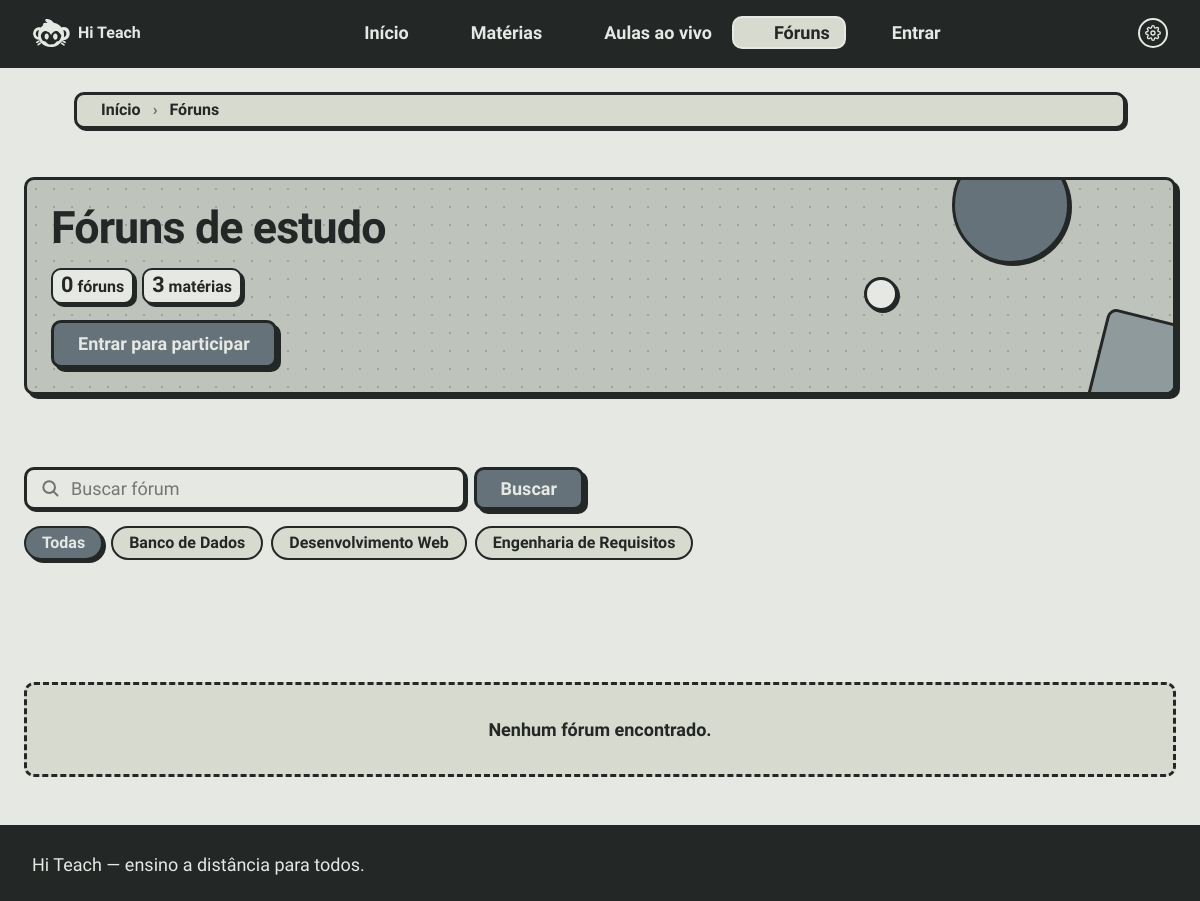
The app's page /pages/forum.php with its own data.
### tables this page shows
CREATE TABLE IF NOT EXISTS subjects (
    id INT UNSIGNED NOT NULL AUTO_INCREMENT,
    name VARCHAR(60) NOT NULL,
    description VARCHAR(250) DEFAULT NULL,
    PRIMARY KEY (id),
    UNIQUE KEY uq_subjects_name (name)
);

### config/conexao.php (called while the page is built, shortened)
<?php
function e($text)
{
    return htmlspecialchars((string) $text, ENT_QUOTES, 'UTF-8');
}
$user = null;

### includes/forum-rules.php (called while the page is built, shortened)
<?php
function forumCleanTitle(string $text): string
{
    return trim(preg_replace('/\s+/u', ' ', $text) ?? $text);
}
    ?>

### pages/forum.php (the view, shortened to what this page needs)
<?php
include_once __DIR__ . '/../config/conexao.php';
require_once __DIR__ . '/../includes/forum-rules.php';
$subjects = $pdo->query('SELECT id, name FROM subjects ORDER BY name')->fetchAll();
$studentForumCount = 0;
$studentForumLimit = FORUM_STUDENT_LIMIT;
$studentCanCreateForum = $user && $user['role'] === 'student' && $studentForumCount < $studentForumLimit;
$canCreateForum = $user && (
    in_array($user['role'], ['teacher', 'admin'], true) || $studentCanCreateForum
);
$filter = (int) ($_GET['subject'] ?? 0);
$search = forumCleanTitle((string) ($_GET['q'] ?? ''));
$baseWhere = [];
$baseParams = [];
function forumQuery(PDO $pdo, array $where, array $params, int $limit, int $offset = 0): array
{
    $clause = $where ? 'WHERE ' . implode(' AND ', $where) : '';
    $stmt = $pdo->prepare(
        "SELECT t.id, t.user_id, t.title, t.body, t.is_closed, t.created_at, s.name AS subject,
                u.id AS author_id, u.name AS author, u.avatar_mime AS author_avatar_mime,
                (SELECT COUNT(*) FROM forum_posts p JOIN users pu ON pu.id = p.user_id AND pu.activate = 1 WHERE p.topic_id = t.id) AS replies,
                TIMESTAMPDIFF(SECOND, GREATEST(t.created_at, COALESCE((SELECT MAX(p2.created_at) FROM forum_posts p2 WHERE p2.topic_id = t.id), t.created_at)), NOW()) AS idle
         FROM forum_topics t
         JOIN subjects s ON s.id = t.subject_id
         JOIN users u ON u.id = t.user_id AND u.activate = 1
         $clause
         ORDER BY idle ASC, t.id DESC
         LIMIT $limit OFFSET $offset"
    );
    $stmt->execute($params);
    return $stmt->fetchAll();
}
function forumCount(PDO $pdo, array $where, array $params): int
{
    $clause = $where ? 'WHERE ' . implode(' AND ', $where) : '';
    $stmt = $pdo->prepare("SELECT COUNT(*) FROM forum_topics t JOIN users u ON u.id = t.user_id AND u.activate = 1 $clause");
    $stmt->execute($params);
    return (int) $stmt->fetchColumn();
}
$totalTopics = forumCount($pdo, $baseWhere, $baseParams);
$totalPages = max(1, (int) ceil($totalTopics / FORUM_PER_PAGE));
$page = min(max(1, (int) ($_GET['page'] ?? 1)), $totalPages);
$topics = forumQuery($pdo, $baseWhere, $baseParams, FORUM_PER_PAGE, ($page - 1) * FORUM_PER_PAGE);
$urlFor = fn (array $extra = []) => 'forum.php' . (($query = http_build_query(array_filter(array_merge(['subject' => $filter, 'q' => $search], $extra), fn ($value) => $value !== '' && $value !== 0 && $value !== null))) !== '' ? '?' . $query : '');
    ?>
    <?php
include_once __DIR__ . '/../includes/cabecalho.php';
    ?>
<main id="main-content" class="main-content">
  <section id="forum-header" class="section forum-hero">
    <span class="forum-hero-deco forum-hero-deco-a" aria-hidden="true"></span>
    <span class="forum-hero-deco forum-hero-deco-b" aria-hidden="true"></span>
    <span class="forum-hero-deco forum-hero-deco-c" aria-hidden="true"></span>
    <h1 class="forum-hero-title">Fóruns de estudo</h1>
    <ul class="forum-stats" aria-label="Resumo dos fóruns">
      <li class="forum-stat"><strong><?= $totalTopics ?></strong><span><?= $totalTopics === 1 ? 'fórum' : 'fóruns' ?></span></li>
      <li class="forum-stat"><strong><?= count($subjects) ?></strong><span>matérias</span></li>
    </ul>
    <div class="forum-hero-tools">
      <?php if ($canCreateForum): ?>
        <button type="button" class="button button-primary" data-modal-open="forum-new-modal">Novo fórum</button>
        <?php if ($user['role'] === 'student'): ?>
          <span class="forum-chip"><?= $studentForumCount ?> de <?= $studentForumLimit ?> fóruns</span>
        <?php endif; ?>
      <?php elseif ($user && $user['role'] === 'student'): ?>
        <span class="forum-chip"><?= $studentForumCount ?> de <?= $studentForumLimit ?> fóruns</span>
      <?php elseif (!$user): ?>
        <a class="button button-primary" href="../auth/login.php?next=pages/forum.php">Entrar para participar</a>
      <?php endif; ?>
    </div>
  </section>
  <section id="forum-toolbar" class="forum-toolbar">
    <form class="forum-search" action="forum.php" method="get" role="search">
      <input type="search" name="q" class="form-input" value="<?= e($search) ?>" placeholder="Buscar fórum" aria-label="Buscar fórum" maxlength="60" autocomplete="off">
      <button type="submit" class="button button-primary button-small">Buscar</button>
    </form>
    <nav class="forum-chips" aria-label="Filtrar por matéria">
      <a class="forum-filter<?= $filter === 0 ? ' is-active' : '' ?>" href="<?= e($urlFor(['subject' => 0])) ?>">Todas</a>
      <?php foreach ($subjects as $subject): ?>
        <a class="forum-filter<?= $filter === (int) $subject['id'] ? ' is-active' : '' ?>" href="<?= e($urlFor(['subject' => (int) $subject['id']])) ?>"><?= e($subject['name']) ?></a>
      <?php endforeach; ?>
    </nav>
  </section>
  <section id="forum-list" class="section forum-shelf">
    <?php if (!$topics): ?>
      <div class="forum-empty">
        <p>Nenhum fórum encontrado.</p>
      </div>
    <?php endif; ?>
  </section>
</main>
<?php include_once __DIR__ . '/../includes/rodape.php'; ?>

### css/base.css (style rules this page uses)
:root { --color-background: #e6e8e3; --color-surface: #d7dacf; --color-surface-strong: #bec3bc; --color-secondary: #8f9a9c; --color-primary: #65727a; --color-text: #232726; --color-text-inverse: #e6e8e3; --color-border: #232726; --color-header: #232726; --color-header-text: #e6e8e3; --color-on-primary: #e6e8e3; --color-primary-hover: #92aaa5; --color-danger: #c4382b; --color-danger-hover: #d9443a; --color-on-danger: #ffffff; --border-width: 3px; --border: var(--border-width) solid var(--color-border); --shadow-sm: 2px 2px 0 var(--color-border); --shadow-md: 4px 4px 0 var(--color-border); --shadow-lg: 8px 8px 0 var(--color-border); --radius: 10px; --space-1: 4px; --space-2: 8px; --space-3: 16px; --space-4: 24px; --space-5: 32px; --space-6: 48px; --font-family: "Baloo 2", cursive; --font-size-sm: 16px; --font-size-base: 18px; --font-size-lg: 22px; --font-size-xl: 28px; --font-size-2xl: 36px; --font-size-3xl: 52px; --duration-fast: 150ms; --duration-base: 300ms; --duration-slow: 500ms; --ease-out: cubic-bezier(0.22, 1, 0.36, 1); --ease-in-out: cubic-bezier(0.76, 0, 0.24, 1); --ease-bounce: cubic-bezier(0.34, 1.56, 0.64, 1); --container-width: 1100px; }
* { margin: 0; padding: 0; box-sizing: border-box; font-family: var(--font-family); -webkit-font-smoothing: antialiased; }
html { height: 100%; scroll-behavior: smooth; }
body { min-height: 100%; display: flex; flex-direction: column; background: var(--color-background); color: var(--color-text); font-size: var(--font-size-base); line-height: 1.4; }
h1 { font-size: var(--font-size-3xl); line-height: 1.05; font-weight: 800; }
p { margin-top: var(--space-3); }
a { color: inherit; }
ul { list-style: none; }

### css/layout.css (style rules this page uses)
.site-logo svg { display: block; width: 38px; height: 32px; flex-shrink: 0; color: inherit; }
.main-content { width: 100%; max-width: var(--container-width); margin: 0 auto; padding: var(--space-6) var(--space-4); display: flex; flex-direction: column; gap: var(--space-6); }
.section { display: flex; flex-direction: column; gap: var(--space-4); }

### css/components.css (style rules this page uses)
.button { display: inline-block; width: fit-content; padding: var(--space-2) var(--space-4); background: var(--color-surface); color: var(--color-text); border: var(--border); border-radius: var(--radius); box-shadow: var(--shadow-md); font-size: var(--font-size-base); font-weight: 700; text-decoration: none; cursor: pointer; transition: transform var(--duration-fast) var(--ease-out), box-shadow var(--duration-fast) var(--ease-out), background-color var(--duration-base) var(--ease-out); }
.button-primary { background: var(--color-primary); color: var(--color-on-primary); }
.form-input { padding: var(--space-2) var(--space-3); background: var(--color-background); color: var(--color-text); border: var(--border); border-radius: var(--radius); font-size: var(--font-size-base); box-shadow: var(--shadow-sm); transition: transform var(--duration-base) var(--ease-out), box-shadow var(--duration-base) var(--ease-out); }
body:has(.crumbs-bar) .main-content { padding-top: var(--space-4); }

### css/animations.css (style rules this page uses)
body::before, body::after { content: ""; position: fixed; inset: 0; pointer-events: none; border-right: var(--border); }
body::before { z-index: 1000; background: var(--color-primary); animation: page-enter var(--duration-slow) var(--ease-in-out) 120ms both; }
body::after { z-index: 1001; background: var(--color-header); animation: page-enter var(--duration-slow) var(--ease-in-out) both; }

### records on screen
subjects: name "Banco de Dados"
subjects: name "Desenvolvimento Web"
subjects: name "Engenharia de Requisitos"

### other values on screen
$label "Início"
$label "Matérias"
$label "Aulas ao vivo"
$label "Fóruns"
$label "Entrar"
$totalTopics "0"
count($subjects) "3"
